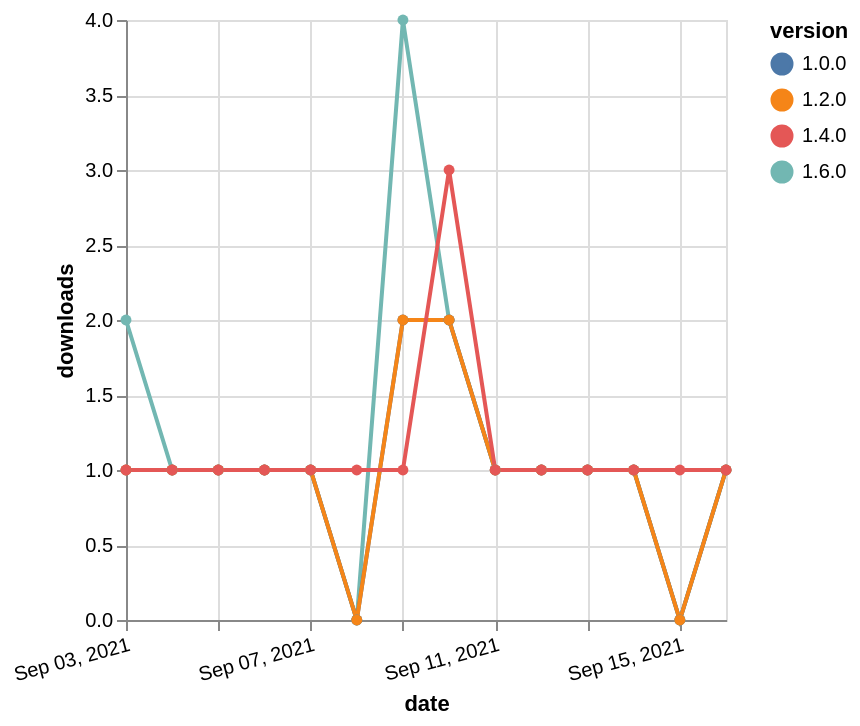

This figure's Vega-Lite source:
### Vega-Lite specification from a JSON file in a GitHub repository (floating-point values rounded to 4 significant figures)
{"$schema": "https://vega.github.io/schema/vega-lite/v5.json", "description": "A simple bar chart with embedded data.", "data": {"values": [{"date": "2021-09-03", "total": 131, "delta": 2, "version": "1.6.0"}, {"date": "2021-09-04", "total": 132, "delta": 1, "version": "1.6.0"}, {"date": "2021-09-05", "total": 133, "delta": 1, "version": "1.6.0"}, {"date": "2021-09-06", "total": 134, "delta": 1, "version": "1.6.0"}, {"date": "2021-09-07", "total": 135, "delta": 1, "version": "1.6.0"}, {"date": "2021-09-08", "total": 135, "delta": 0, "version": "1.6.0"}, {"date": "2021-09-09", "total": 139, "delta": 4, "version": "1.6.0"}, {"date": "2021-09-10", "total": 141, "delta": 2, "version": "1.6.0"}, {"date": "2021-09-11", "total": 142, "delta": 1, "version": "1.6.0"}, {"date": "2021-09-12", "total": 143, "delta": 1, "version": "1.6.0"}, {"date": "2021-09-13", "total": 144, "delta": 1, "version": "1.6.0"}, {"date": "2021-09-14", "total": 145, "delta": 1, "version": "1.6.0"}, {"date": "2021-09-15", "total": 145, "delta": 0, "version": "1.6.0"}, {"date": "2021-09-16", "total": 146, "delta": 1, "version": "1.6.0"}, {"date": "2021-09-03", "total": 201, "delta": 1, "version": "1.0.0"}, {"date": "2021-09-04", "total": 202, "delta": 1, "version": "1.0.0"}, {"date": "2021-09-05", "total": 203, "delta": 1, "version": "1.0.0"}, {"date": "2021-09-06", "total": 204, "delta": 1, "version": "1.0.0"}, {"date": "2021-09-07", "total": 205, "delta": 1, "version": "1.0.0"}, {"date": "2021-09-08", "total": 205, "delta": 0, "version": "1.0.0"}, {"date": "2021-09-09", "total": 207, "delta": 2, "version": "1.0.0"}, {"date": "2021-09-10", "total": 209, "delta": 2, "version": "1.0.0"}, {"date": "2021-09-11", "total": 210, "delta": 1, "version": "1.0.0"}, {"date": "2021-09-12", "total": 211, "delta": 1, "version": "1.0.0"}, {"date": "2021-09-13", "total": 212, "delta": 1, "version": "1.0.0"}, {"date": "2021-09-14", "total": 213, "delta": 1, "version": "1.0.0"}, {"date": "2021-09-15", "total": 213, "delta": 0, "version": "1.0.0"}, {"date": "2021-09-16", "total": 214, "delta": 1, "version": "1.0.0"}, {"date": "2021-09-03", "total": 174, "delta": 1, "version": "1.2.0"}, {"date": "2021-09-04", "total": 175, "delta": 1, "version": "1.2.0"}, {"date": "2021-09-05", "total": 176, "delta": 1, "version": "1.2.0"}, {"date": "2021-09-06", "total": 177, "delta": 1, "version": "1.2.0"}, {"date": "2021-09-07", "total": 178, "delta": 1, "version": "1.2.0"}, {"date": "2021-09-08", "total": 178, "delta": 0, "version": "1.2.0"}, {"date": "2021-09-09", "total": 180, "delta": 2, "version": "1.2.0"}, {"date": "2021-09-10", "total": 182, "delta": 2, "version": "1.2.0"}, {"date": "2021-09-11", "total": 183, "delta": 1, "version": "1.2.0"}, {"date": "2021-09-12", "total": 184, "delta": 1, "version": "1.2.0"}, {"date": "2021-09-13", "total": 185, "delta": 1, "version": "1.2.0"}, {"date": "2021-09-14", "total": 186, "delta": 1, "version": "1.2.0"}, {"date": "2021-09-15", "total": 186, "delta": 0, "version": "1.2.0"}, {"date": "2021-09-16", "total": 187, "delta": 1, "version": "1.2.0"}, {"date": "2021-09-03", "total": 204, "delta": 1, "version": "1.4.0"}, {"date": "2021-09-04", "total": 205, "delta": 1, "version": "1.4.0"}, {"date": "2021-09-05", "total": 206, "delta": 1, "version": "1.4.0"}, {"date": "2021-09-06", "total": 207, "delta": 1, "version": "1.4.0"}, {"date": "2021-09-07", "total": 208, "delta": 1, "version": "1.4.0"}, {"date": "2021-09-08", "total": 209, "delta": 1, "version": "1.4.0"}, {"date": "2021-09-09", "total": 210, "delta": 1, "version": "1.4.0"}, {"date": "2021-09-10", "total": 213, "delta": 3, "version": "1.4.0"}, {"date": "2021-09-11", "total": 214, "delta": 1, "version": "1.4.0"}, {"date": "2021-09-12", "total": 215, "delta": 1, "version": "1.4.0"}, {"date": "2021-09-13", "total": 216, "delta": 1, "version": "1.4.0"}, {"date": "2021-09-14", "total": 217, "delta": 1, "version": "1.4.0"}, {"date": "2021-09-15", "total": 218, "delta": 1, "version": "1.4.0"}, {"date": "2021-09-16", "total": 219, "delta": 1, "version": "1.4.0"}]}, "width": "container", "mark": {"type": "line", "point": {"filled": true}}, "encoding": {"x": {"field": "date", "type": "temporal", "timeUnit": "yearmonthdate", "title": "date", "axis": {"labelAngle": -15}}, "y": {"field": "delta", "type": "quantitative", "title": "downloads"}, "color": {"field": "version", "type": "nominal"}, "tooltip": {"field": "delta"}}}
